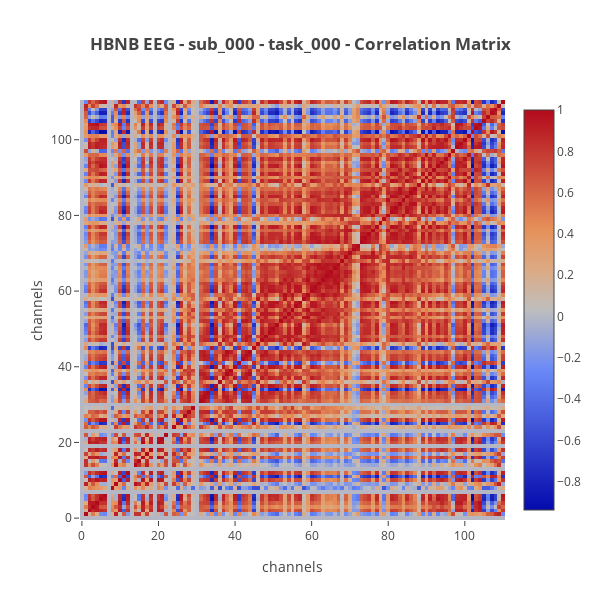

Notebook code for this chart:
### Code cell
corr = lpl.CorrelationMatrixPlotter(BASE_PATH, DATASET)
corr.plot(0, 0)

scree = lpl.ScreePlotter(BASE_PATH, DATASET)
scree.plot(0, 0)

### Figure 1 — Plotly figure (JSON) as saved in the notebook; plotly's stock layout.template omitted (floating-point values rounded to 4 significant figures; data arrays with more than 128 entries replaced by an {"elided": "..."} marker saying what was removed)
{"data": [{"type": "heatmap", "z": {"elided": "111x111 float values"}}], "layout": {"height": 600, "title": "\n<b>HBNB EEG - sub_000 - task_000 - Correlation Matrix</b>\n", "width": 600, "xaxis": {"title": "channels"}, "yaxis": {"title": "channels"}}}
